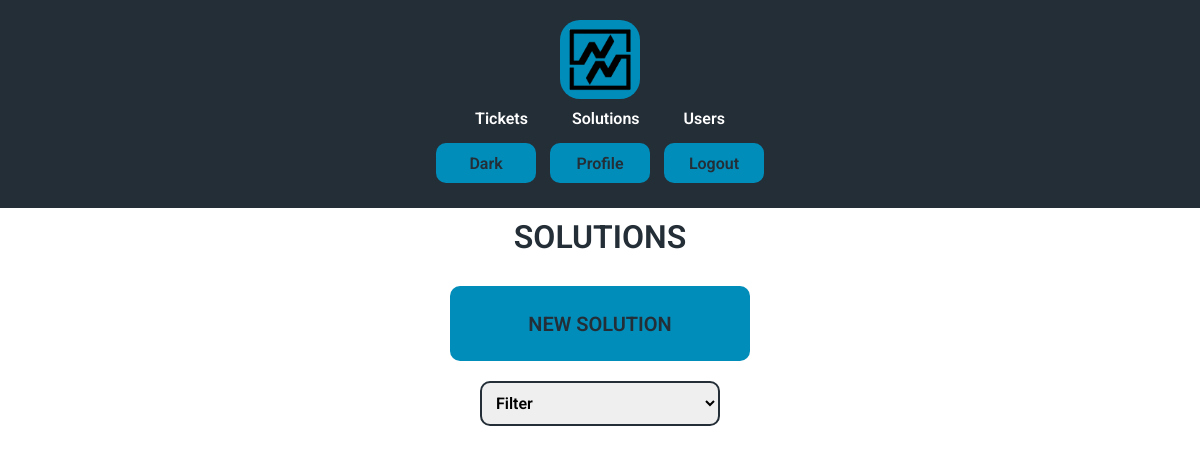
Before: /solutions (signed in) with the older database file.
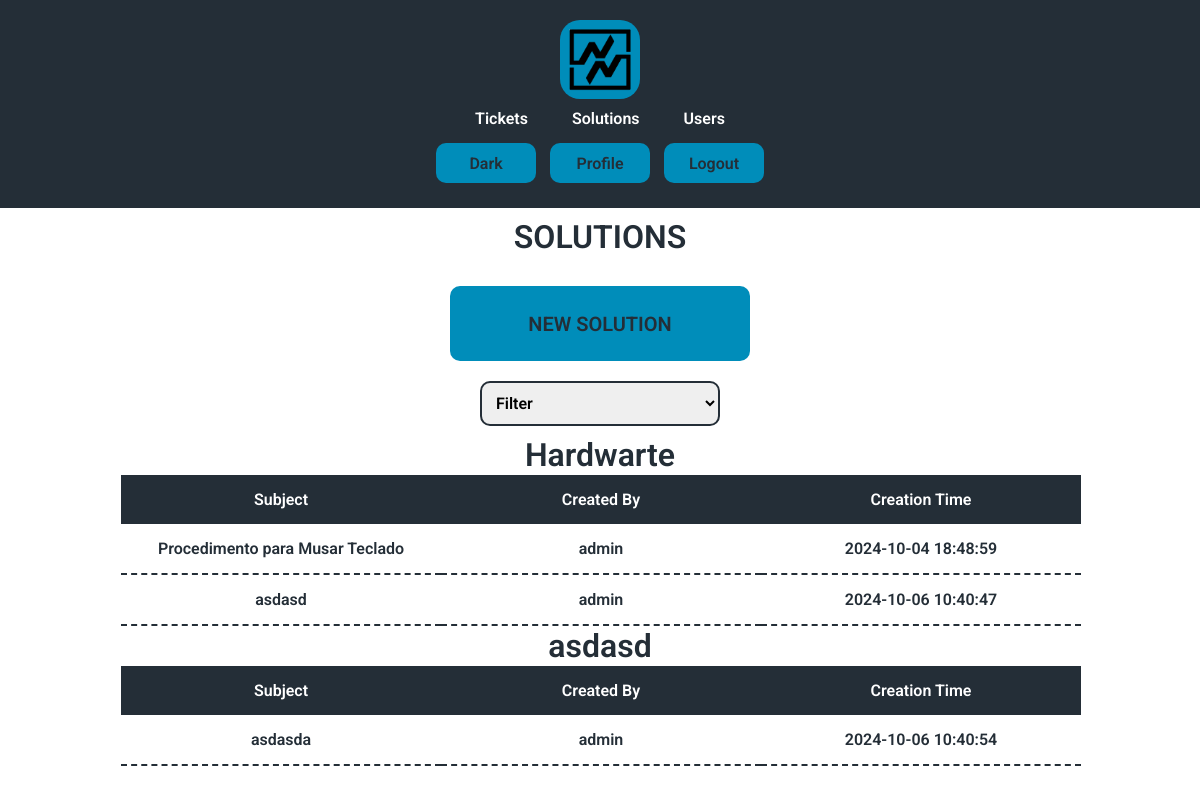
After: the same page with the newer database file.
### tables this page shows
CREATE TABLE solutions (
id INTEGER PRIMARY KEY AUTOINCREMENT NOT NULL,
category TEXT NOT NULL,
subject TEXT NOT NULL,
creator INTEGER,
description TEXT,
time TIMESTAMP DEFAULT CURRENT_TIMESTAMP,
FOREIGN KEY(creator) REFERENCES users(id) ON DELETE SET NULL ON UPDATE NO ACTION
);

CREATE TABLE users (id INTEGER PRIMARY KEY AUTOINCREMENT NOT NULL, name TEXT NOT NULL, hash TEXT NOT NULL, permission INTEGER DEFAULT 4 NOT NULL, active BLOB DEFAULT 0 NOT NULL, email TEXT NOT NULL);

### app.py (the view, shortened to what this page needs)
@app.route("/solutions", methods=["GET", "POST"])
def solutions():
    listcategories = db.execute("SELECT DISTINCT category FROM solutions ORDER BY category")
    solutions = db.execute("SELECT solutions.id, solutions.subject, solutions.category, solutions.time, users.name AS creator_name FROM solutions LEFT JOIN users ON solutions.creator = users.id ORDER BY subject;")
    categories = listcategories
    return render_template("solutions.html", solutions = solutions, categories = categories, list = listcategories)

### templates/solutions.html (shortened to what this page needs)
{% extends "layout.html" %}
{% block h1 %}<h1>SOLUTIONS</h1>{% endblock %}
{% block body %}
    {% if session.get("permission") < 3 %}
    <form action="/newsolution">
    <button type="submit" class="enter">NEW SOLUTION</button>
    </form>
    {% endif %}
    <form action="/solutions" method="post">
    <select id="status" name="category" onchange="clickButton()">
        <option hidden disabled value="" selected>Filter</option>
    </select>
    </form>
    {% for categorie in categories %}
    <table {% if categories|length == 1 %} %}
    class="select"
    {% else %}
    class="select column"
    {% endif %}>
        <thead>
            <tr>
                <h1>{{ categorie["category"] }}</h1>
            </tr>
            <tr>
                <th >Subject</th>
                <th>Created By</th>
                <th class="none">Creation Time</th>
            </tr>
        </thead>
        <tbody>
            {% for solution in solutions %}
            {% if solution["category"] == categorie["category"] %}
            <tr onclick="clickButtonID('{{ solution['id'] }}')">
                <td>{{ solution["subject"] }}</td>
                <td>{{ solution["creator_name"] }}</td>
                <td class="none">{{ solution["time"] }}</td>
            </tr>
            {% endif %}
            {% endfor %}
        </tbody>
    </table>
    {% endfor %}
{% endblock %}

Changed rows visible on the page:
added solutions: subject "Procedimento para Musar Teclado", creator_name "admin", time "2024-10-04 18:48:59", shown under "Hardwarte"
added solutions: subject "asdasd", creator_name "admin", time "2024-10-06 10:40:47", shown under "Hardwarte"
added solutions: subject "asdasda", creator_name "admin", time "2024-10-06 10:40:54", shown under "asdasd"
Other visible differences:
new list line: "Hardwarte Subject Created By Creation Time"
new list line: "asdasd Subject Created By Creation Time"
